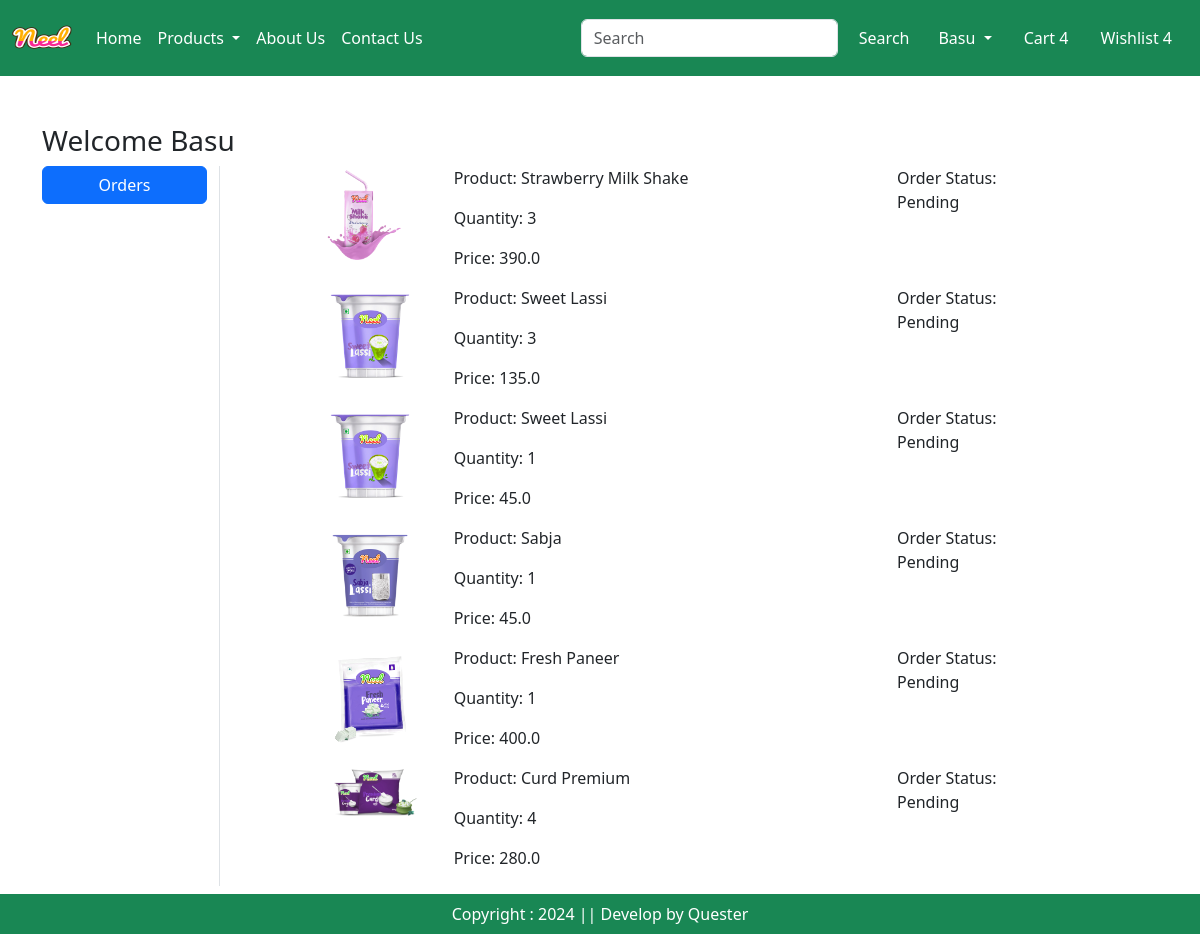
The page /orders/ (signed in) on the database as committed earlier.
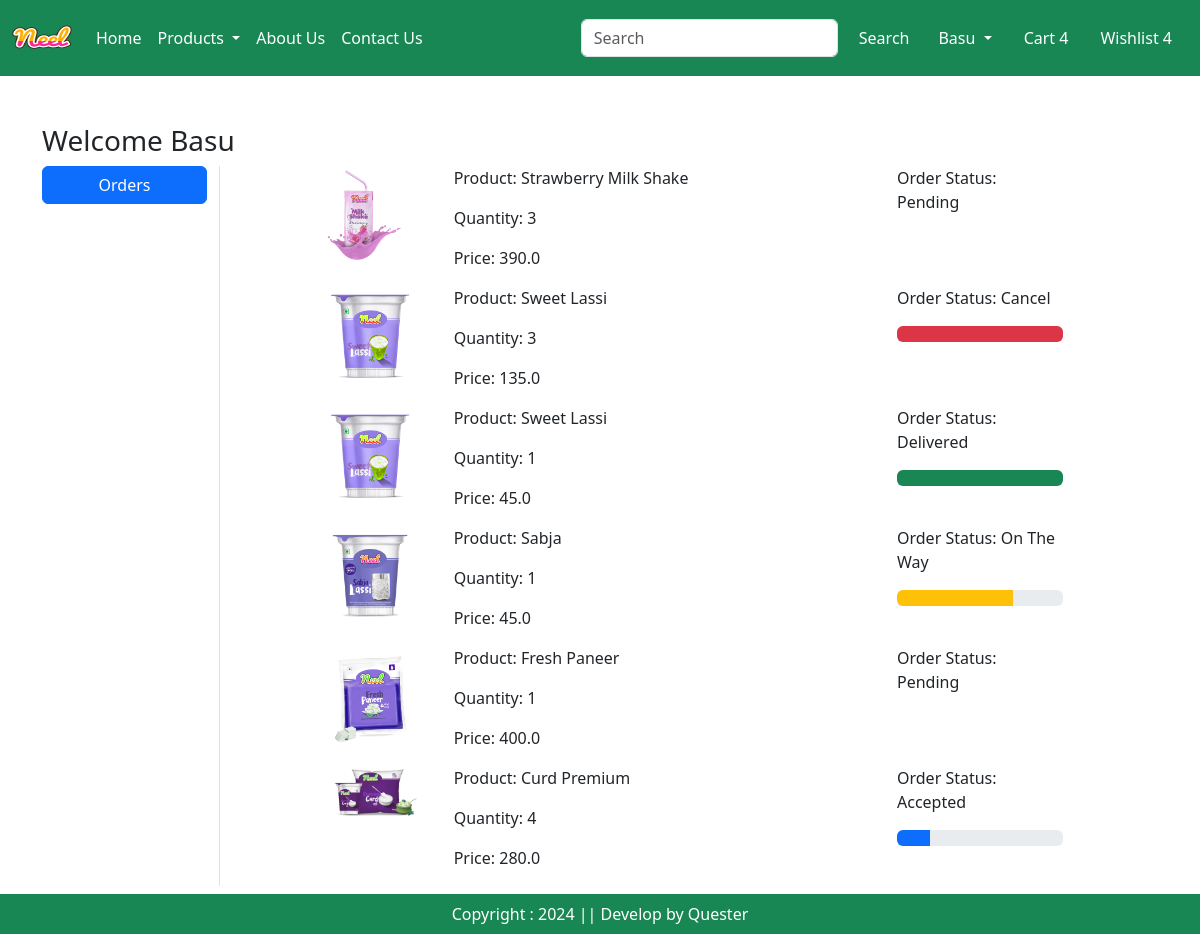
The same page on the database as committed later.
### app/models.py (models this page shows, shortened)
class OrderPlaced(models.Model):
  user = models.ForeignKey(User, on_delete=models.CASCADE)
  customer = models.ForeignKey(Customer, on_delete=models.CASCADE)
  product = models.ForeignKey(Product, on_delete=models.CASCADE)
  quantity = models.PositiveIntegerField(default=1)
  ordered_date = models.DateTimeField(auto_now_add=True)
  status = models.CharField(max_length=50, choices=STATUS_CHOICES, default='Pending')
  payment = models.ForeignKey(Payment, on_delete=models.CASCADE, default="")
  @property
  def total_cost(self):
    return self.quantity * self.product.discounted_price

class Product(models.Model):
  title = models.CharField(max_length=100)
  selling_price = models.FloatField()
  discounted_price = models.FloatField()
  description = models.TextField()
  composition = models.TextField(default='')
  prodapp = models.TextField(default='')
  category = models.CharField(choices=CATEGORY_CHOICES, max_length=2)
  product_image = models.ImageField(upload_to='product')

### app/views.py (the view)
# urls.py: path('orders/', views.orders, name='orders'),
def orders(request):
  order_placed = OrderPlaced.objects.filter(user=request.user)
  return render(request, 'app/orders.html',locals())

### app/templates/app/orders.html (shortened to what this page needs)
{% extends "app/base.html" %}
{% load static %}
{% block main-content %}
<div class="container my-5">
  <div class="row">
    <h3>Welcome <span class="text-capitalize">{{ request.user }}</span></h3>
    <div class="col-sm-2 border-end">
      <ul class="list-unstyled">
        <li class="d-grid"><a href="{% url "orders" %}" class="btn btn-primary" >Orders</a></li>
      </ul>
    </div>
    <div class="col-sm-8 offset-sm-1">
      {% if order_placed %}
        {% for op in order_placed %}
          <div class="row">
            <div class="col-sm-2">
              {% if op.product.product_image %}
                <img src="{{ op.product.product_image.url }}" alt="{{ op.product.title }}" class="img-fluid" style="max-height: 100px; max-width: 100px;" />
              {% else %}
                <p>No image available</p>
              {% endif %}
            </div>
            <div class="col-sm-7">
              <p>Product: {{ op.product.title }}</p>
              <p>Quantity: {{ op.quantity }}</p>
              <p>Price: {{ op.total_cost }}</p>
            </div>
            <div class="col-sm-3">
              <p>Order Status: {{ op.status }}</p>
              {% if op.status == 'Accepted' %}
                <div class="progress">
                  <div class="progress-bar" role="progressbar" style="width: 20%;" aria-valuenow="20" aria-valuemin="0" aria-valuemax="100"></div>
                </div>
              {% elif op.status == 'Packed' %}
                <div class="progress">
                  <div class="progress-bar bg-info" role="progressbar" style="width: 40%;" aria-valuenow="40" aria-valuemin="0" aria-valuemax="100"></div>
                </div>
              {% elif op.status == 'On The Way' %}
                <div class="progress">
                  <div class="progress-bar bg-warning" role="progressbar" style="width: 70%;" aria-valuenow="70" aria-valuemin="0" aria-valuemax="100"></div>
                </div>
              {% elif op.status == 'Delivered' %}
                <div class="progress">
                  <div class="progress-bar bg-success" role="progressbar" style="width: 100%;" aria-valuenow="100" aria-valuemin="0" aria-valuemax="100"></div>
                </div>
              {% elif op.status == 'Cancel' %}
                <div class="progress">
                  <div class="progress-bar bg-danger" role="progressbar" style="width: 100%;" aria-valuenow="100" aria-valuemin="0" aria-valuemax="100"></div>
                </div>
              {% endif %}
            </div>
          </div>
        {% endfor %}
      {% else %}
        <p>No orders placed yet.</p>
      {% endif %}
    </div>
  </div>
</div>
{% endblock main-content %}

Rows that differ between the two databases and show on the page:
changed OrderPlaced: status "Pending" → "Cancel"
changed OrderPlaced: status "Pending" → "Delivered"
changed OrderPlaced "Sabja": status "Pending" → "On The Way"
changed OrderPlaced "Curd Premium": status "Pending" → "Accepted"
